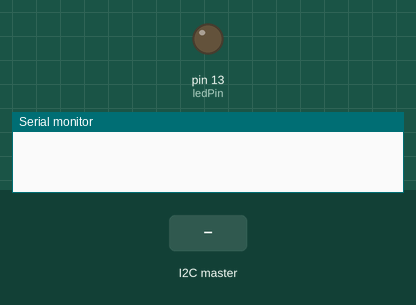
Recording of a sketch running on a simulated Arduino Uno, built with avr-gcc and run on an emulated ATmega328P. Parts: output pins drawn as LEDs (lit = HIGH), the last lines printed to the serial monitor. The inputs (shaded band) are chosen by the test bench.

Above: at 1.2 s.
1.3 s: the I2C master sends the byte 0
At 2.0 s:
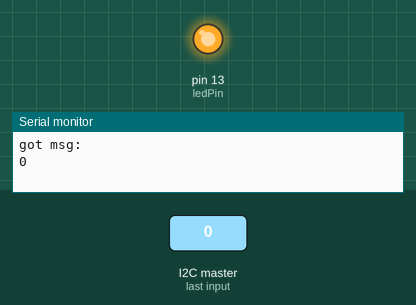
2.8 s: the I2C master sends the byte 1
At 3.1 s:
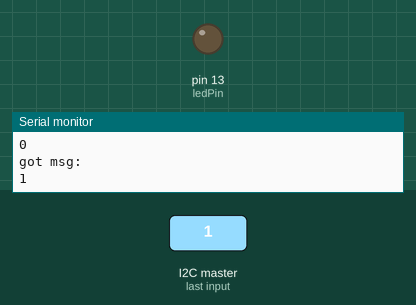
Timing chart, 0 to 5.8 s (numbered marks = the images above; inputs shaded):
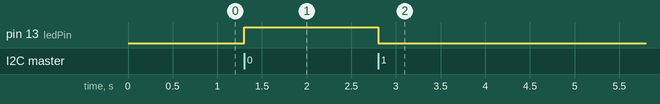

Measured:
- after the input at 1.3 s, pin 13 (ledPin): LOW → HIGH at once
- after the input at 2.8 s, pin 13 (ledPin): HIGH → LOW at once

The sketch:

ledBlink.ino
```cpp
/*ledBlink************************************************
* Blink Led if motor is moving
*****************************************************************/

#include <Wire.h>

int sdaIndex = 8;
int ledPin = 13;
int serInByte[4];

void setup() {
  Serial.begin(9600);
  pinMode(ledPin, OUTPUT);
  Wire.begin(sdaIndex);
  Wire.onReceive(receiveEvent);

}
void loop() {
  delay(1);
}

void receiveEvent(int howMany){
  Serial.println("got msg: ");
  int i=0;
  while(Wire.available()){
    serInByte[i] = Wire.read();
    i++;
  }
  // If motor not moving set pin to high to turn off LED
  Serial.println(serInByte[0]);
  if (serInByte[0] == 0){
    digitalWrite(ledPin, HIGH);
  }
  // Otherwise turn on light
  else{
    digitalWrite(ledPin, LOW);
  }
}
```
